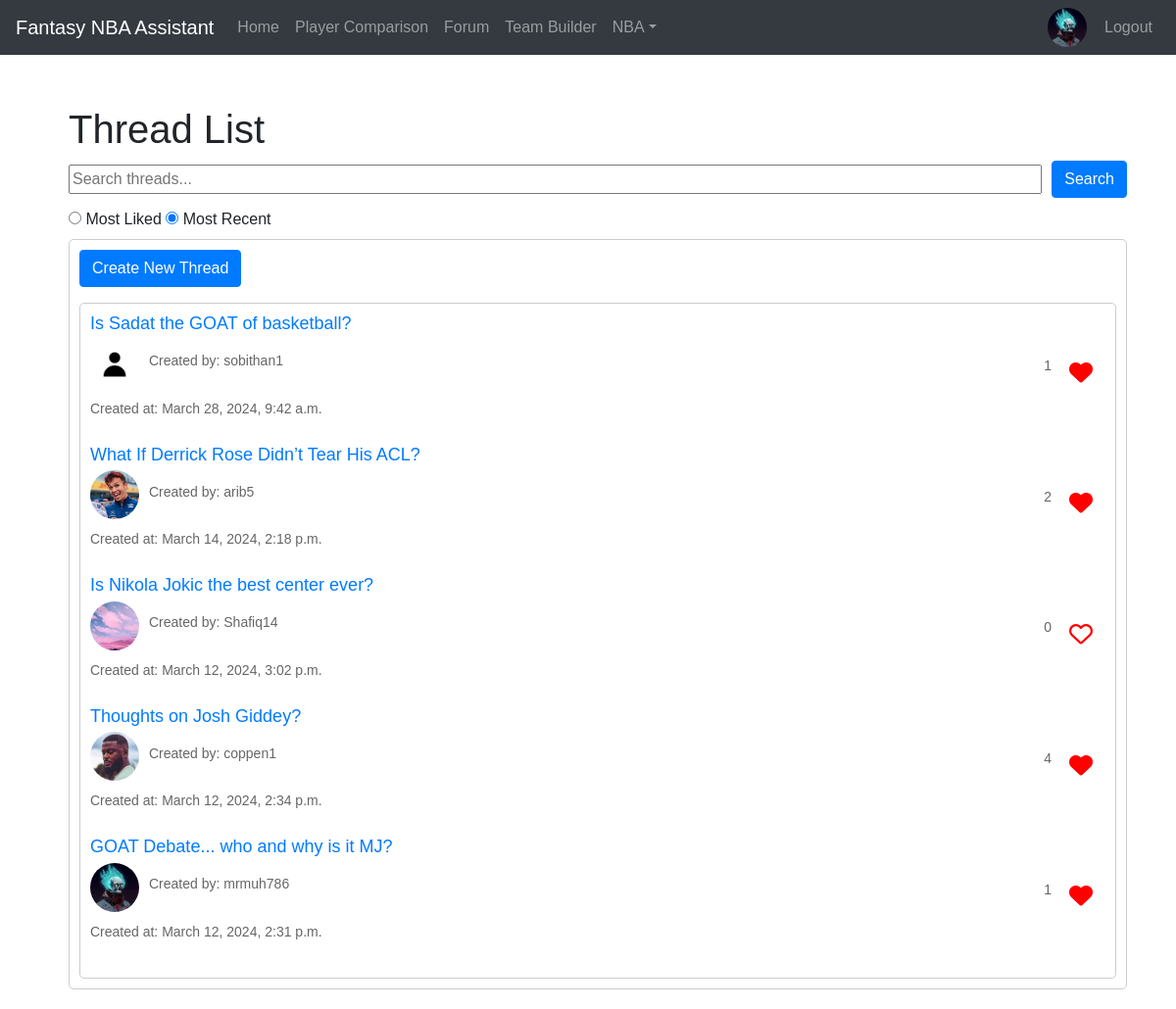
/forum (signed in), run on the app's committed database.
### mysite/models.py (models this page shows, shortened)
class Profile(models.Model):
    user = models.OneToOneField(User, on_delete=models.CASCADE)
    bio = models.TextField(blank=True)
    favorite_team = models.ForeignKey('Team', on_delete=models.SET_NULL, null=True, blank=True)
    profile_picture = models.ImageField(upload_to='profile_pictures', default=default_profile_picture)

class Thread(models.Model):
    title = models.CharField(max_length=200)
    creator = models.ForeignKey(User, on_delete=models.CASCADE, related_name='threads', default=1)
    created_at = models.DateTimeField(auto_now_add=True)
    upvotes = models.ManyToManyField(User, related_name='upvoted_threads', blank=True)
    def get_absolute_url(self):
        return reverse('thread_detail', kwargs={'pk': self.pk})

### mysite/views.py (the view)
# urls.py: path('forum', login_required(views.thread_list), name='thread_list'),
@login_required
def thread_list(request):
    query = request.GET.get('q')
    sort_option = request.GET.get('sort')
    threads = Thread.objects.all()
    threads = threads.order_by('-created_at')
    if query:
        threads = threads.filter(title__icontains=query)
    if sort_option == 'likes':
        threads = threads.annotate(num_upvotes=Count('upvotes')).order_by('-num_upvotes')
    if sort_option == 'recent':
        threads = threads.order_by('-created_at')
    return render(request, 'mysite/thread_list.html', {'threads': threads, 'sort_by': sort_option})

### mysite/templates/mysite/thread_list.html (shortened to what this page needs)
{% extends 'mysite/base.html' %}
{% block content %}
<div class="container">
  <h1>Thread List</h1>
  <form method="GET" action="{% url 'thread_list' %}" class="search-bar">
    <input type="text" name="q" placeholder="Search threads..." class="search-input">
    <button type="submit" class="btn btn-primary search-button">Search</button>
  </form>
  <div class="toggle-container">
    <label>
      <input type="radio" name="sortOption" id="sortMostLiked" value="likes" {% if sort_by == 'likes' %}checked{% endif %}>
      Most Liked
    </label>
    <label>
      <input type="radio" name="sortOption" id="sortMostRecent" value="recent" {% if sort_by != 'likes' %}checked{% endif %}>
      Most Recent
    </label>
  </div>
  <div class="thread-list">
    <a href="{% url 'create_thread' %}" class="btn btn-primary mb-3">Create New Thread</a>
    <div class="thread-list">
      {% for thread in threads %}
      <div class="thread">
        <div>
          <h2><a href="{{ thread.get_absolute_url }}">{{ thread.title }}</a></h2>
          <div class="creator-info">
            <img class="profile-picture" src="{{ thread.creator.profile.profile_picture.url }}" alt="{{ thread.creator.username }}">
            <p style="padding-top: 10px;" class="creator-name">Created by: {{ thread.creator.username }}</p>
          </div>
          <p style="padding-top: 10px;">Created at: {{ thread.created_at }}</p>
        </div>
        <div class="upvote-container">
          <p class="upvote-count">{{ thread.upvotes.count }}</p>
          <form method="post" action="{% url 'upvote_thread' thread.id %}" class="upvote-button">
            <button type="submit" class="btn btn-transparent">
              {% if user in thread.upvotes.all %}
                <i class="fa-solid fa-heart" style="color:red"></i>
              {% else %}
              <i class="fa-regular fa-heart" style="color:red"></i>
              {% endif %}
            </button>
          </form>
        </div>
      </div>
      {% endfor %}
    </div>
  </div>
</div>
{% endblock %}

### mysite/templates/mysite/base.html (shortened to what this page needs)
<!DOCTYPE html>
<html lang="en">
<head>
    <link rel="stylesheet" href="https://cdnjs.cloudflare.com/ajax/libs/font-awesome/4.7.0/css/font-awesome.min.css">
    <link rel="stylesheet" href="https://stackpath.bootstrapcdn.com/bootstrap/4.5.0/css/bootstrap.min.css"
>
</head>
<body>
    <header>
        <nav class="navbar navbar-expand-md navbar-dark fixed-top bg-dark">
            <a class="navbar-brand" href="/">Fantasy NBA Assistant</a>
            <div class="collapse navbar-collapse" id="navbarsExampleDefault">
                <ul class="navbar-nav mr-auto">
                    <li class="nav-item">
                        <a class="nav-link" href="/">Home <span class="sr-only">(current)</span></a>
                    </li>
                    <li class="nav-item">
                        <a class="nav-link" href="/playercomparison">Player Comparison </a>
                    </li>
                    <li class="nav-item">
                        <a class="nav-link" href="/forum">Forum </a>
                    </li>
                    <li class="nav-item">
                        <a class="nav-link" href="/teambuilder">Team Builder </a>
                    </li>
                    <li class="nav-item dropdown">
                        <a class="nav-link dropdown-toggle" href="#" id="dropdown01" data-toggle="dropdown"
                            aria-haspopup="true" aria-expanded="false">NBA</a>
                    </li>
                </ul>
                {% if user.is_authenticated %}
                    <ul class="navbar-nav ml-auto">
                        <li class="nav-item">
                            <a href="{% url 'profile' %}">
                                <img src="{{ user.profile.profile_picture.url }}" alt="Profile Picture" class="profile-img">
                            </a>
                        </li>
                        <li class="nav-item">
                            <a class="nav-link" href="{% url 'logout' %}">Logout</a>
                        </li>
                    </ul>
                {% endif %}
            </div>
        </nav>
    </header>
    <main role="main" class="container">
        <div class="mt-5">
            {% block content %}
            {% endblock %}
        </div>
    </main>
</body>
</html>

### mysite/templates/mysite/base.html (style rules this page uses)
body { font-family: 'Arial', sans-serif; }
.navbar-nav .nav-link { color: #ffffff; }
.profile-img { width: 40px; height: 40px; object-fit: cover; object-position: center; border-radius: 50%; margin-right: 10px; }

### mysite/templates/mysite/thread_list.html (style rules this page uses)
.container { margin: 20px; padding-top: 20px; }
.thread-list { border: 1px solid #ccc; padding: 10px; border-radius: 5px; }
.thread { margin-bottom: 10px; display: flex; justify-content: space-between; align-items: center; }
.thread h2 { font-size: 18px; margin-bottom: 5px; }
.thread p { font-size: 14px; color: #666; }
.creator-info { display: flex; align-items: center; }
.profile-picture { width: 50px; height: 50px; object-fit: cover; object-position: center; border-radius: 50%; margin-right: 10px; }
.search-bar { display: flex; align-items: center; width: 100%; margin-bottom: 10px; }
.search-input { flex-grow: 1; }
.search-button { height: auto; margin-left: 10px; }
.upvote-container { display: flex; align-items: center; }
.upvote-count { margin-right: 5px; }
.upvote-button i { font-size: 24px; color: #ccc; cursor: pointer; }
.toggle-container { margin-top: 10px; }

### data on the page
Thread: title "Is Sadat the GOAT of basketball?", creator.profile.profile_picture (placeholder picture), creator.username "sobithan1", created_at "March 28, 2024, 9:42 a.m.", upvotes.count "1"
Thread: title "What If Derrick Rose Didn’t Tear His ACL?", creator.profile.profile_picture (picture), creator.username "arib5", created_at "March 14, 2024, 2:18 p.m.", upvotes.count "2"
Thread: title "Is Nikola Jokic the best center ever?", creator.profile.profile_picture (picture), creator.username "Shafiq14", created_at "March 12, 2024, 3:02 p.m.", upvotes.count "0"
Thread: title "Thoughts on Josh Giddey?", creator.profile.profile_picture (picture), creator.username "coppen1", created_at "March 12, 2024, 2:34 p.m.", upvotes.count "4"
Thread: title "GOAT Debate... who and why is it MJ?", creator.profile.profile_picture (picture), creator.username "mrmuh786", created_at "March 12, 2024, 2:31 p.m.", upvotes.count "1"
